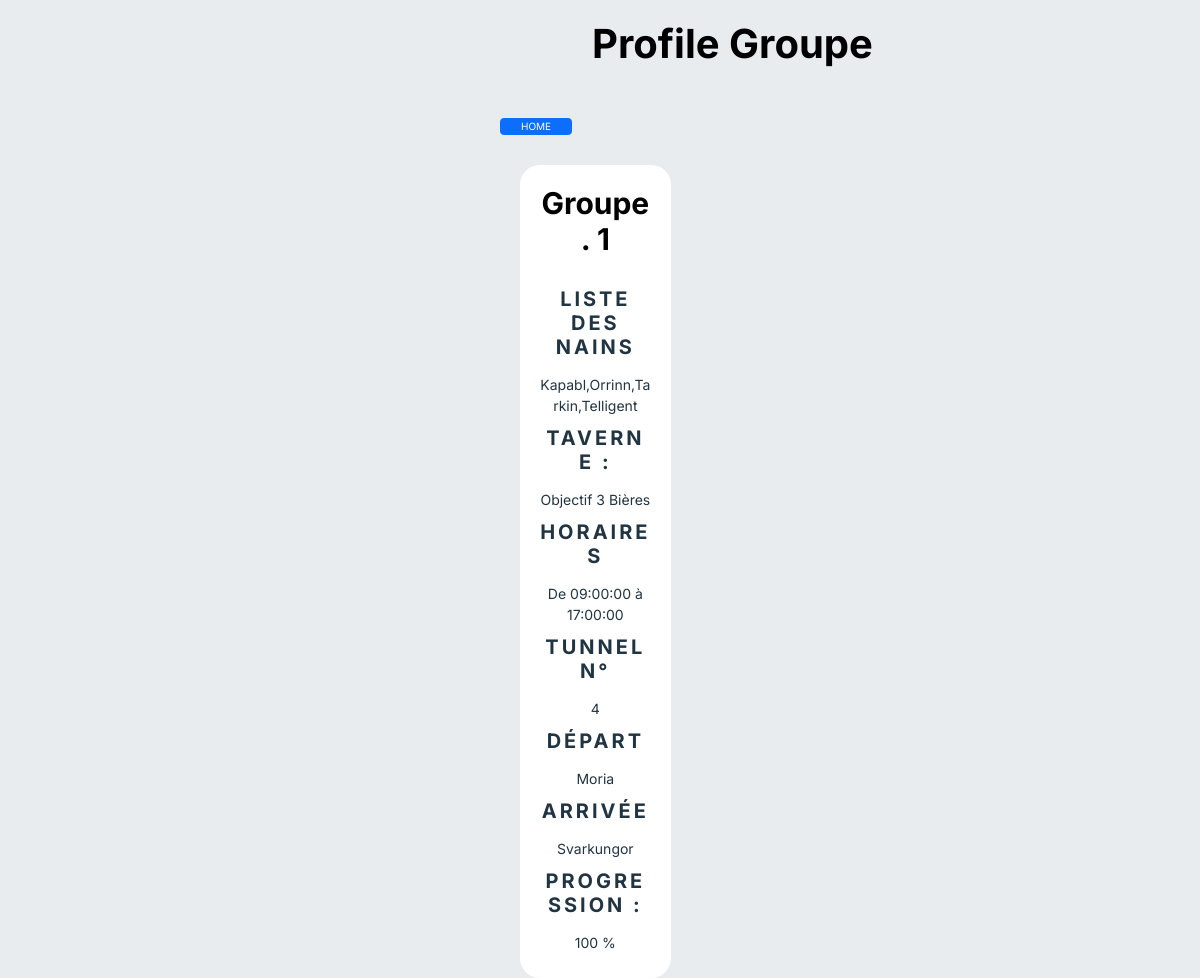
Page /Rendu/groupe_profile.php?id=1 on the committed database.
### tables this page shows
CREATE TABLE `groupe` (
  `g_id` int(11) NOT NULL,
  `g_debuttravail` time NOT NULL,
  `g_fintravail` time NOT NULL,
  `g_taverne_fk` int(11) DEFAULT NULL,
  `g_tunnel_fk` int(11) DEFAULT NULL
);

CREATE TABLE `taverne` (
  `t_id` int(11) NOT NULL,
  `t_nom` varchar(255) NOT NULL,
  `t_chambres` int(11) NOT NULL,
  `t_blonde` tinyint(1) NOT NULL,
  `t_brune` tinyint(1) NOT NULL,
  `t_rousse` tinyint(1) NOT NULL,
  `t_ville_fk` int(11) NOT NULL
);

CREATE TABLE `tunnel` (
  `t_id` int(11) NOT NULL,
  `t_progres` float NOT NULL,
  `t_villedepart_fk` int(11) NOT NULL,
  `t_villearrivee_fk` int(11) NOT NULL
);

CREATE TABLE `ville` (
  `v_id` int(11) NOT NULL,
  `v_nom` varchar(255) NOT NULL,
  `v_superficie` int(11) NOT NULL
);

### Rendu/groupe_profile.php (the view, shortened to what this page needs)
<?php
include 'inc/head.php';
?>
<?php
 $pdo = dbConnect();
try {
  $query = 'SELECT
  g.g_id, g_debuttravail, g_fintravail,
  GROUP_CONCAT(DISTINCT n.n_nom) AS listenain,
  ta.t_nom,
  tu.t_id, tu.t_progres,
  tu.t_villedepart_fk AS ville_depart,
  tu.t_villearrivee_fk AS ville_arrivee,
  v1.v_nom AS depart_nom,
  v2.v_nom AS arrivee_nom
FROM groupe g
LEFT JOIN nain n ON g.g_id = n.n_groupe_fk
LEFT JOIN taverne ta ON g.g_taverne_fk = ta.t_id
JOIN tunnel tu ON g_tunnel_fk = tu.t_id
LEFT JOIN ville v1 ON tu.t_villedepart_fk = v1.v_id
LEFT JOIN ville v2 ON tu.t_villearrivee_fk = v2.v_id
WHERE g.g_id = :idUrl
GROUP BY g.g_id, ta.t_nom
';
  if (($request = $pdo->prepare($query)) !== false) {
    $request->bindValue(':idUrl', $_GET['id'], PDO::PARAM_INT);
    if ($request->execute()) {
      $groupe = $request->fetch(PDO::FETCH_ASSOC);
    }
  }
} catch (PDOException $e) {
  die($e->getMessage());
}
?>
<h1 class="text-align-center title">Profile Groupe </h1>
<div><a href="dashboard.php" class="n-container btn btn-primary mb-5">HOME</a></div>
<section class="n-container n-d-grid supplierList">
  <div class=" supplierCard n-col-4 <?=$color?>">
      <h1>Groupe  . <?=$groupe['g_id'] ?></h1>
      <h2 class="mt-5 fw-bold">Liste des Nains</h2>
      <p><?=$groupe['listenain'] ?></p>
      <h2 class="mt-3 fw-bold">Taverne :</h2>
      <p><?=$groupe['t_nom'] ?></p>
      <h2 class="mt-3 fw-bold">Horaires</h2>
      <p><?='De ' . $groupe['g_debuttravail'] . " à " . $groupe['g_fintravail']?></p>
      <h2 class="mt-3 fw-bold">Tunnel n° </h2>
      <p><?=$groupe['t_id'] ?></p>
      <h2 class="mt-3 fw-bold">Départ</h2>
      <p><?=$groupe['depart_nom'] ?></p>
      <h2 class="mt-3 fw-bold">Arrivée</h2>
      <p><?=$groupe['arrivee_nom'] ?></p>
      <h2 class="mt-3 fw-bold">Progression : </h2>
      <p><?=$groupe['t_progres'] . ' %' ?></p>
  </div>
</section>
<?php
include 'inc/foot.php';
?>

### Rendu/css/style.css (style rules this page uses)
*, *::before, *::after { box-sizing: border-box; }
* { margin: 0; padding: 0; }
html, body { height: 100%; font-size: 62.5%; scroll-behavior: smooth; }
p, h1, h2, h3, h4, h5, h6 { overflow-wrap: break-word; }
a { text-decoration: none; color: inherit; }
body { line-height: 1.5; -webkit-font-smoothing: antialiased; font-family: "inter", sans serif; color: #213442; background-color: var(--bkgrd-primary); }
:root { --bkgrd-primary: #e2dfdf; --text-primaryColor: #000; --text-secondaryColor: ; --btn-primaryColor: #121e91; --btn-secondaryColor: #27b8cc; --btn-delete: #a40c20; --primary-hover: #0494b4; --bkgrd-header: #0f1125; }
.n-container { max-width: 132.5rem; margin: 0 16rem 0 50rem; padding: 0 2rem; }
.n-d-grid { display: grid; grid-template-columns: repeat(12, 1fr); grid-template-rows: auto; gap: 2.4rem; }
.n-col-4 { grid-column: span 4; }
section { text-align: center; }
.title { font-size: 4rem; padding-top: 2rem; font-weight: bold; margin : 0 0 5rem 26.5rem; text-transform: capitalize; color: var(--text-primaryColor); }
h1 { font-family: 'inter', sans-serif; text-align: center; font-size: 3rem; font-weight: bold; color: var(--text-primaryColor); }
.supplierList h2 { text-transform: uppercase; letter-spacing: 0.3rem; align-items: right; margin-bottom: 1.5rem; font-size: 2rem; }
.supplierList p { margin-bottom: 0.5rem; font-size: 1.4rem; }
.supplierList .supplierCard { border-radius: 3rem; background-color: #fff; border-radius: 20px; padding: 2rem; }

### rows in the picture
groupe: g_id "1", g_taverne_fk.t_nom "Objectif 3 Bières", g_debuttravail "09:00:00", g_fintravail "17:00:00", g_tunnel_fk.t_id "4", ville.v_nom "Moria", ville.v_nom "Svarkungor", g_tunnel_fk.t_progres "100"

### other values in the picture
$groupe['listenain'] "Kapabl,Orrinn,Tarkin,Telligent"
